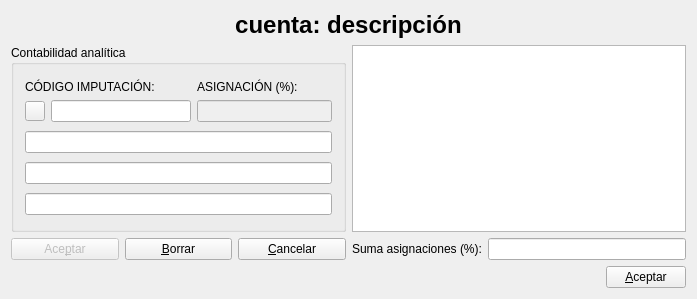
<?xml version="1.0" encoding="UTF-8"?>
<ui version="4.0">
 <author>José Manuel Díez Botella</author>
 <class>asignainputcta</class>
 <widget class="QDialog" name="asignainputcta">
  <property name="geometry">
   <rect>
    <x>0</x>
    <y>0</y>
    <width>697</width>
    <height>299</height>
   </rect>
  </property>
  <property name="windowTitle">
   <string>Asigna imputación en cuenta</string>
  </property>
  <layout class="QVBoxLayout" name="verticalLayout">
   <item>
    <widget class="QLabel" name="ctaactivolabel">
     <property name="font">
      <font>
       <pointsize>18</pointsize>
       <weight>75</weight>
       <bold>true</bold>
      </font>
     </property>
     <property name="text">
      <string>cuenta: descripción</string>
     </property>
     <property name="alignment">
      <set>Qt::AlignCenter</set>
     </property>
    </widget>
   </item>
   <item>
    <layout class="QHBoxLayout">
     <item>
      <layout class="QVBoxLayout">
       <item>
        <widget class="QGroupBox" name="analiticagroupBox">
         <property name="title">
          <string>Contabilidad analítica</string>
         </property>
         <layout class="QVBoxLayout">
          <item>
           <layout class="QHBoxLayout">
            <item>
             <layout class="QVBoxLayout">
              <item>
               <widget class="QLabel" name="cilabel">
                <property name="enabled">
                 <bool>true</bool>
                </property>
                <property name="maximumSize">
                 <size>
                  <width>16777215</width>
                  <height>15</height>
                 </size>
                </property>
                <property name="text">
                 <string>CÓDIGO IMPUTACIÓN:</string>
                </property>
               </widget>
              </item>
              <item>
               <layout class="QHBoxLayout">
                <item>
                 <widget class="QPushButton" name="buscapushButton">
                  <property name="enabled">
                   <bool>true</bool>
                  </property>
                  <property name="minimumSize">
                   <size>
                    <width>20</width>
                    <height>20</height>
                   </size>
                  </property>
                  <property name="maximumSize">
                   <size>
                    <width>20</width>
                    <height>20</height>
                   </size>
                  </property>
                  <property name="text">
                   <string/>
                  </property>
                  <property name="icon">
                   <iconset resource="keme.qrc">
                    <normaloff>:/iconos/graf/viewer.xpm</normaloff>:/iconos/graf/viewer.xpm</iconset>
                  </property>
                 </widget>
                </item>
                <item>
                 <widget class="QLineEdit" name="cilineEdit">
                  <property name="enabled">
                   <bool>true</bool>
                  </property>
                  <property name="minimumSize">
                   <size>
                    <width>140</width>
                    <height>0</height>
                   </size>
                  </property>
                 </widget>
                </item>
               </layout>
              </item>
             </layout>
            </item>
            <item>
             <layout class="QVBoxLayout">
              <item>
               <widget class="QLabel" name="label">
                <property name="maximumSize">
                 <size>
                  <width>16777215</width>
                  <height>15</height>
                 </size>
                </property>
                <property name="text">
                 <string>ASIGNACIÓN (%):</string>
                </property>
               </widget>
              </item>
              <item>
               <widget class="QLineEdit" name="asignacionlineEdit">
                <property name="enabled">
                 <bool>false</bool>
                </property>
               </widget>
              </item>
             </layout>
            </item>
           </layout>
          </item>
          <item>
           <widget class="QLineEdit" name="nivel1lineEdit">
            <property name="enabled">
             <bool>true</bool>
            </property>
            <property name="font">
             <font>
              <pointsize>8</pointsize>
             </font>
            </property>
            <property name="readOnly">
             <bool>true</bool>
            </property>
           </widget>
          </item>
          <item>
           <widget class="QLineEdit" name="nivel2lineEdit">
            <property name="enabled">
             <bool>true</bool>
            </property>
            <property name="font">
             <font>
              <pointsize>8</pointsize>
             </font>
            </property>
            <property name="readOnly">
             <bool>true</bool>
            </property>
           </widget>
          </item>
          <item>
           <widget class="QLineEdit" name="nivel3lineEdit">
            <property name="enabled">
             <bool>true</bool>
            </property>
            <property name="font">
             <font>
              <pointsize>8</pointsize>
             </font>
            </property>
            <property name="readOnly">
             <bool>true</bool>
            </property>
           </widget>
          </item>
         </layout>
        </widget>
       </item>
       <item>
        <layout class="QHBoxLayout">
         <item>
          <widget class="QPushButton" name="aceptarcipushButton">
           <property name="enabled">
            <bool>false</bool>
           </property>
           <property name="text">
            <string>Ace&amp;ptar</string>
           </property>
           <property name="default">
            <bool>true</bool>
           </property>
          </widget>
         </item>
         <item>
          <widget class="QPushButton" name="borrarcipushButton">
           <property name="text">
            <string>&amp;Borrar</string>
           </property>
          </widget>
         </item>
         <item>
          <widget class="QPushButton" name="cancelarcipushButton">
           <property name="text">
            <string>&amp;Cancelar</string>
           </property>
          </widget>
         </item>
        </layout>
       </item>
      </layout>
     </item>
     <item>
      <layout class="QVBoxLayout">
       <item>
        <widget class="QTableView" name="tableView"/>
       </item>
       <item>
        <layout class="QHBoxLayout">
         <item>
          <widget class="QLabel" name="label_2">
           <property name="text">
            <string>Suma asignaciones (%):</string>
           </property>
          </widget>
         </item>
         <item>
          <widget class="QLineEdit" name="sumalineEdit"/>
         </item>
        </layout>
       </item>
      </layout>
     </item>
    </layout>
   </item>
   <item>
    <layout class="QHBoxLayout">
     <property name="spacing">
      <number>6</number>
     </property>
     <property name="leftMargin">
      <number>0</number>
     </property>
     <property name="topMargin">
      <number>0</number>
     </property>
     <property name="rightMargin">
      <number>0</number>
     </property>
     <property name="bottomMargin">
      <number>0</number>
     </property>
     <item>
      <spacer>
       <property name="orientation">
        <enum>Qt::Horizontal</enum>
       </property>
       <property name="sizeHint" stdset="0">
        <size>
         <width>40</width>
         <height>20</height>
        </size>
       </property>
      </spacer>
     </item>
     <item>
      <widget class="QPushButton" name="aceptarpushButton">
       <property name="text">
        <string>&amp;Aceptar</string>
       </property>
       <property name="shortcut">
        <string>Alt+A</string>
       </property>
      </widget>
     </item>
    </layout>
   </item>
  </layout>
 </widget>
 <layoutdefault spacing="6" margin="11"/>
 <tabstops>
  <tabstop>aceptarpushButton</tabstop>
 </tabstops>
 <resources>
  <include location="keme.qrc"/>
 </resources>
 <connections>
  <connection>
   <sender>aceptarpushButton</sender>
   <signal>clicked()</signal>
   <receiver>asignainputcta</receiver>
   <slot>accept()</slot>
   <hints>
    <hint type="sourcelabel">
     <x>623</x>
     <y>285</y>
    </hint>
    <hint type="destinationlabel">
     <x>582</x>
     <y>272</y>
    </hint>
   </hints>
  </connection>
 </connections>
</ui>
